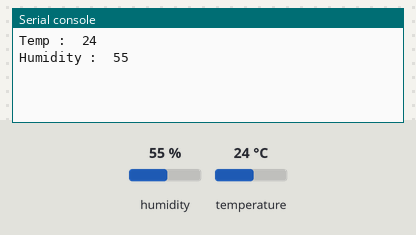
The program below on a simulated MicroPython board. Parts: the last lines printed to the serial console. Inputs (shaded band) come from the test bench; at power-on: humidity 55 %, temperature 24 °C.

Above: at 1.2 s.
1.3 s: humidity set to 22 %
At 6.5 s:
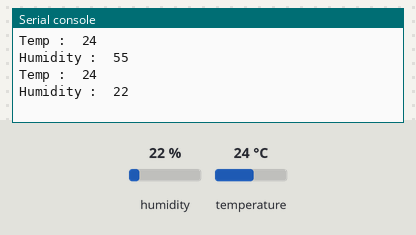
7.3 s: temperature set to 12 °C
At 11.1 s:
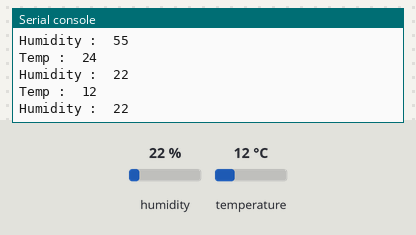
13.3 s: humidity set to 40 %
At 15.8 s:
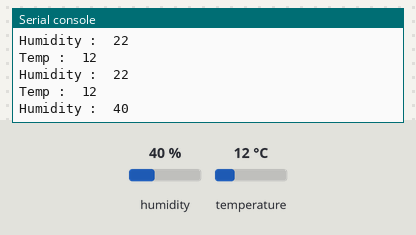
Timing chart, 0 to 17.3 s (numbered marks = the images above; inputs shaded):
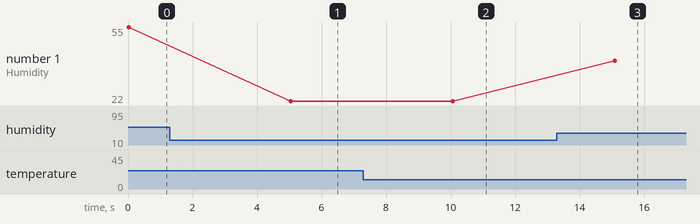

Measured:
- after the input at 1.3 s, the serial console: prints a new line after 3.7 s (image 1)
- after the input at 7.3 s, the serial console: prints a new line after 2.8 s (image 2)
- after the input at 13.3 s, the serial console: prints a new line after 1.8 s (image 3)
- plotted number 1: 55 → 22 after the input at 1.3 s, 22 → 40 after the input at 13.3 s

The program:

dht11_test.py
```python
from machine import Pin
from utime import sleep
import dht

d=dht.DHT11(Pin(14))


while True:
    d.measure()
    print("Temp : ",d.temperature())
    print("Humidity : ",d.humidity())
    sleep(5)       
```
